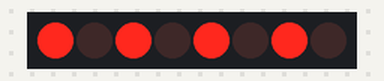
Bench run of a sketch on a simulated Arduino Uno, built with avr-gcc and run on an emulated ATmega328P. On the bench: 8 shift-register outputs drawn as a row of LEDs (first output left, lit = HIGH). Wiring (inferred from the names in the program): shift register (74HC595): data pin 12; shift clock pin 9; latch pin 11. Wiring (inferred from the signals the program sends): row of LEDs: on Q0, Q1, Q2, Q3, Q4, Q5, Q6, Q7.

Above: at 0.12 s.
At 2.37 s:
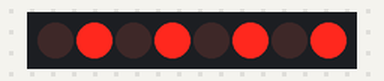
Timing chart, 0 to 3.0 s (numbered marks = the images above):
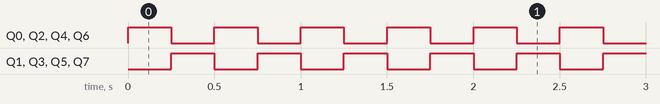

The sketch:

SerialToParallelShiftRegister.ino
```cpp
int latchPin = 11;
int clockPin = 9;
int dataPin = 12;

//set up hexadecimal(turning all 8 LEDS on)
//byte LEDs=0xFF; // 11111111
byte LED1 = 0b10101010;
byte LED2 = 0b01010101;
int dt = 250;

void setup() {
  // put your setup code here, to run once:
  Serial.begin(9600);
  pinMode(latchPin,OUTPUT);
  pinMode(clockPin,OUTPUT);
  pinMode(dataPin,OUTPUT);
}

void loop() {
  // put your main code here, to run repeatedly:
  //allow for data to pass to chip
  digitalWrite(latchPin,LOW);
 /* shiftOut parameters:
  * 1. what pin does the ardruino pin go into,
  * 2. clockPin which pin to synchronize data
    3. LSBFIRST - least significant byte first
       MSBFIRST - most significant byte first
    4. data package in hexadecimal
    */
  shiftOut(dataPin,clockPin,LSBFIRST, LED1);
  digitalWrite(latchPin,HIGH);
  delay(dt);

  digitalWrite(latchPin,LOW);
  shiftOut(dataPin,clockPin,LSBFIRST, LED2);
  digitalWrite(latchPin,HIGH);
  delay(dt);
}
```

Measured:
- by itself, Q0–7: alternates HIGH for 0.25 s and LOW for 0.25 s
